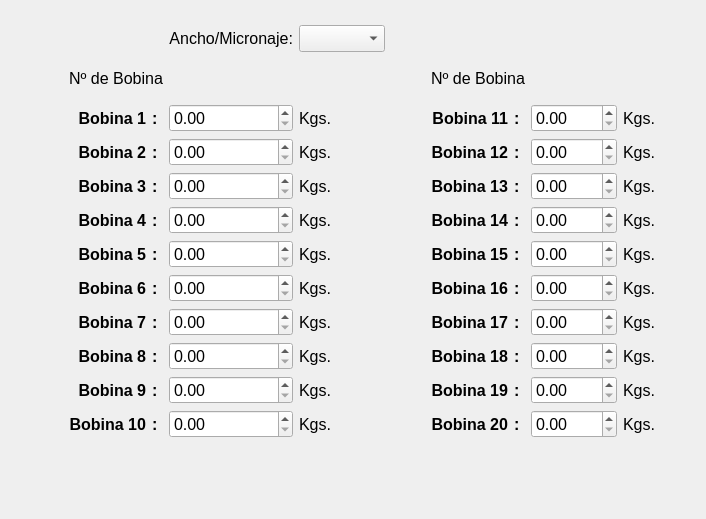
<?xml version="1.0" encoding="UTF-8"?>
<ui version="4.0">
 <class>Extrusora</class>
 <widget class="QWidget" name="Extrusora">
  <property name="geometry">
   <rect>
    <x>0</x>
    <y>0</y>
    <width>706</width>
    <height>519</height>
   </rect>
  </property>
  <property name="windowTitle">
   <string>Form</string>
  </property>
  <layout class="QGridLayout" name="gridLayout_2" rowstretch="1,0,5" columnstretch="0">
   <item row="2" column="0">
    <spacer name="verticalSpacer">
     <property name="orientation">
      <enum>Qt::Vertical</enum>
     </property>
     <property name="sizeHint" stdset="0">
      <size>
       <width>20</width>
       <height>40</height>
      </size>
     </property>
    </spacer>
   </item>
   <item row="0" column="0">
    <spacer name="verticalSpacer_2">
     <property name="orientation">
      <enum>Qt::Vertical</enum>
     </property>
     <property name="sizeHint" stdset="0">
      <size>
       <width>20</width>
       <height>40</height>
      </size>
     </property>
    </spacer>
   </item>
   <item row="1" column="0">
    <layout class="QGridLayout" name="gridLayout" columnstretch="2,0,0,0,1,0,0,0,2,0,0">
     <item row="11" column="3">
      <widget class="QDoubleSpinBox" name="doubleSpinBox_10">
       <property name="font">
        <font>
         <pointsize>12</pointsize>
        </font>
       </property>
       <property name="maximum">
        <double>9999.989999999999782</double>
       </property>
      </widget>
     </item>
     <item row="3" column="2">
      <widget class="QLabel" name="label_25">
       <property name="font">
        <font>
         <pointsize>12</pointsize>
         <weight>75</weight>
         <bold>true</bold>
        </font>
       </property>
       <property name="text">
        <string>:</string>
       </property>
      </widget>
     </item>
     <item row="1" column="5">
      <spacer name="verticalSpacer_3">
       <property name="orientation">
        <enum>Qt::Vertical</enum>
       </property>
       <property name="sizeHint" stdset="0">
        <size>
         <width>20</width>
         <height>40</height>
        </size>
       </property>
      </spacer>
     </item>
     <item row="10" column="2">
      <widget class="QLabel" name="label_32">
       <property name="font">
        <font>
         <pointsize>12</pointsize>
         <weight>75</weight>
         <bold>true</bold>
        </font>
       </property>
       <property name="text">
        <string>:</string>
       </property>
      </widget>
     </item>
     <item row="3" column="6">
      <widget class="QLabel" name="label_Bobina12">
       <property name="font">
        <font>
         <pointsize>12</pointsize>
         <weight>75</weight>
         <bold>true</bold>
        </font>
       </property>
       <property name="text">
        <string>Bobina 12</string>
       </property>
       <property name="alignment">
        <set>Qt::AlignRight|Qt::AlignTrailing|Qt::AlignVCenter</set>
       </property>
      </widget>
     </item>
     <item row="7" column="2">
      <widget class="QLabel" name="label_29">
       <property name="font">
        <font>
         <pointsize>12</pointsize>
         <weight>75</weight>
         <bold>true</bold>
        </font>
       </property>
       <property name="text">
        <string>:</string>
       </property>
      </widget>
     </item>
     <item row="9" column="6">
      <widget class="QLabel" name="label_Bobina18">
       <property name="font">
        <font>
         <pointsize>12</pointsize>
         <weight>75</weight>
         <bold>true</bold>
        </font>
       </property>
       <property name="text">
        <string>Bobina 18</string>
       </property>
       <property name="alignment">
        <set>Qt::AlignRight|Qt::AlignTrailing|Qt::AlignVCenter</set>
       </property>
      </widget>
     </item>
     <item row="5" column="3">
      <widget class="QDoubleSpinBox" name="doubleSpinBox_4">
       <property name="font">
        <font>
         <pointsize>12</pointsize>
        </font>
       </property>
       <property name="maximum">
        <double>9999.989999999999782</double>
       </property>
      </widget>
     </item>
     <item row="11" column="2">
      <widget class="QLabel" name="label_33">
       <property name="font">
        <font>
         <pointsize>12</pointsize>
         <weight>75</weight>
         <bold>true</bold>
        </font>
       </property>
       <property name="text">
        <string>:</string>
       </property>
      </widget>
     </item>
     <item row="4" column="1">
      <widget class="QLabel" name="label_Bobina3">
       <property name="font">
        <font>
         <pointsize>12</pointsize>
         <weight>75</weight>
         <bold>true</bold>
        </font>
       </property>
       <property name="text">
        <string>Bobina 3</string>
       </property>
       <property name="alignment">
        <set>Qt::AlignRight|Qt::AlignTrailing|Qt::AlignVCenter</set>
       </property>
      </widget>
     </item>
     <item row="11" column="8">
      <widget class="QDoubleSpinBox" name="doubleSpinBox_20">
       <property name="font">
        <font>
         <pointsize>12</pointsize>
        </font>
       </property>
       <property name="maximum">
        <double>9999.989999999999782</double>
       </property>
      </widget>
     </item>
     <item row="11" column="4">
      <widget class="QLabel" name="label_10">
       <property name="font">
        <font>
         <pointsize>12</pointsize>
        </font>
       </property>
       <property name="text">
        <string>Kgs.</string>
       </property>
      </widget>
     </item>
     <item row="6" column="4">
      <widget class="QLabel" name="label_5">
       <property name="font">
        <font>
         <pointsize>12</pointsize>
        </font>
       </property>
       <property name="text">
        <string>Kgs.</string>
       </property>
      </widget>
     </item>
     <item row="10" column="6">
      <widget class="QLabel" name="label_Bobina19">
       <property name="font">
        <font>
         <pointsize>12</pointsize>
         <weight>75</weight>
         <bold>true</bold>
        </font>
       </property>
       <property name="text">
        <string>Bobina 19</string>
       </property>
       <property name="alignment">
        <set>Qt::AlignRight|Qt::AlignTrailing|Qt::AlignVCenter</set>
       </property>
      </widget>
     </item>
     <item row="9" column="4">
      <widget class="QLabel" name="label_8">
       <property name="font">
        <font>
         <pointsize>12</pointsize>
        </font>
       </property>
       <property name="text">
        <string>Kgs.</string>
       </property>
      </widget>
     </item>
     <item row="2" column="3">
      <widget class="QDoubleSpinBox" name="doubleSpinBox_1">
       <property name="font">
        <font>
         <pointsize>12</pointsize>
        </font>
       </property>
       <property name="maximum">
        <double>9999.989999999999782</double>
       </property>
      </widget>
     </item>
     <item row="5" column="6">
      <widget class="QLabel" name="label_Bobina14">
       <property name="font">
        <font>
         <pointsize>12</pointsize>
         <weight>75</weight>
         <bold>true</bold>
        </font>
       </property>
       <property name="text">
        <string>Bobina 14</string>
       </property>
       <property name="alignment">
        <set>Qt::AlignRight|Qt::AlignTrailing|Qt::AlignVCenter</set>
       </property>
      </widget>
     </item>
     <item row="4" column="2">
      <widget class="QLabel" name="label_26">
       <property name="font">
        <font>
         <pointsize>12</pointsize>
         <weight>75</weight>
         <bold>true</bold>
        </font>
       </property>
       <property name="text">
        <string>:</string>
       </property>
      </widget>
     </item>
     <item row="0" column="3">
      <widget class="QLabel" name="label_21">
       <property name="font">
        <font>
         <pointsize>12</pointsize>
        </font>
       </property>
       <property name="text">
        <string>Ancho/Micronaje:</string>
       </property>
       <property name="alignment">
        <set>Qt::AlignRight|Qt::AlignTrailing|Qt::AlignVCenter</set>
       </property>
      </widget>
     </item>
     <item row="10" column="8">
      <widget class="QDoubleSpinBox" name="doubleSpinBox_19">
       <property name="font">
        <font>
         <pointsize>12</pointsize>
        </font>
       </property>
       <property name="maximum">
        <double>9999.989999999999782</double>
       </property>
      </widget>
     </item>
     <item row="3" column="1">
      <widget class="QLabel" name="label_Bobina2">
       <property name="font">
        <font>
         <pointsize>12</pointsize>
         <weight>75</weight>
         <bold>true</bold>
        </font>
       </property>
       <property name="text">
        <string>Bobina 2</string>
       </property>
       <property name="alignment">
        <set>Qt::AlignRight|Qt::AlignTrailing|Qt::AlignVCenter</set>
       </property>
      </widget>
     </item>
     <item row="6" column="9">
      <widget class="QLabel" name="label_15">
       <property name="font">
        <font>
         <pointsize>12</pointsize>
        </font>
       </property>
       <property name="text">
        <string>Kgs.</string>
       </property>
      </widget>
     </item>
     <item row="11" column="6">
      <widget class="QLabel" name="label_Bobina20">
       <property name="font">
        <font>
         <pointsize>12</pointsize>
         <weight>75</weight>
         <bold>true</bold>
        </font>
       </property>
       <property name="text">
        <string>Bobina 20</string>
       </property>
       <property name="alignment">
        <set>Qt::AlignRight|Qt::AlignTrailing|Qt::AlignVCenter</set>
       </property>
      </widget>
     </item>
     <item row="8" column="8">
      <widget class="QDoubleSpinBox" name="doubleSpinBox_17">
       <property name="font">
        <font>
         <pointsize>12</pointsize>
        </font>
       </property>
       <property name="maximum">
        <double>9999.989999999999782</double>
       </property>
      </widget>
     </item>
     <item row="9" column="3">
      <widget class="QDoubleSpinBox" name="doubleSpinBox_8">
       <property name="font">
        <font>
         <pointsize>12</pointsize>
        </font>
       </property>
       <property name="maximum">
        <double>9999.989999999999782</double>
       </property>
      </widget>
     </item>
     <item row="8" column="9">
      <widget class="QLabel" name="label_17">
       <property name="font">
        <font>
         <pointsize>12</pointsize>
        </font>
       </property>
       <property name="text">
        <string>Kgs.</string>
       </property>
      </widget>
     </item>
     <item row="9" column="2">
      <widget class="QLabel" name="label_31">
       <property name="font">
        <font>
         <pointsize>12</pointsize>
         <weight>75</weight>
         <bold>true</bold>
        </font>
       </property>
       <property name="text">
        <string>:</string>
       </property>
      </widget>
     </item>
     <item row="9" column="9">
      <widget class="QLabel" name="label_18">
       <property name="font">
        <font>
         <pointsize>12</pointsize>
        </font>
       </property>
       <property name="text">
        <string>Kgs.</string>
       </property>
      </widget>
     </item>
     <item row="8" column="3">
      <widget class="QDoubleSpinBox" name="doubleSpinBox_7">
       <property name="font">
        <font>
         <pointsize>12</pointsize>
        </font>
       </property>
       <property name="maximum">
        <double>9999.989999999999782</double>
       </property>
      </widget>
     </item>
     <item row="5" column="8">
      <widget class="QDoubleSpinBox" name="doubleSpinBox_14">
       <property name="font">
        <font>
         <pointsize>12</pointsize>
        </font>
       </property>
       <property name="maximum">
        <double>9999.989999999999782</double>
       </property>
      </widget>
     </item>
     <item row="2" column="8">
      <widget class="QDoubleSpinBox" name="doubleSpinBox_11">
       <property name="font">
        <font>
         <pointsize>12</pointsize>
        </font>
       </property>
       <property name="maximum">
        <double>9999.989999999999782</double>
       </property>
      </widget>
     </item>
     <item row="5" column="4">
      <widget class="QLabel" name="label_4">
       <property name="font">
        <font>
         <pointsize>12</pointsize>
        </font>
       </property>
       <property name="text">
        <string>Kgs.</string>
       </property>
      </widget>
     </item>
     <item row="9" column="8">
      <widget class="QDoubleSpinBox" name="doubleSpinBox_18">
       <property name="font">
        <font>
         <pointsize>12</pointsize>
        </font>
       </property>
       <property name="maximum">
        <double>9999.989999999999782</double>
       </property>
      </widget>
     </item>
     <item row="2" column="10">
      <spacer name="horizontalSpacer_4">
       <property name="orientation">
        <enum>Qt::Horizontal</enum>
       </property>
       <property name="sizeHint" stdset="0">
        <size>
         <width>40</width>
         <height>20</height>
        </size>
       </property>
      </spacer>
     </item>
     <item row="6" column="6">
      <widget class="QLabel" name="label_Bobina15">
       <property name="font">
        <font>
         <pointsize>12</pointsize>
         <weight>75</weight>
         <bold>true</bold>
        </font>
       </property>
       <property name="text">
        <string>Bobina 15</string>
       </property>
       <property name="alignment">
        <set>Qt::AlignRight|Qt::AlignTrailing|Qt::AlignVCenter</set>
       </property>
      </widget>
     </item>
     <item row="2" column="0">
      <spacer name="horizontalSpacer_5">
       <property name="orientation">
        <enum>Qt::Horizontal</enum>
       </property>
       <property name="sizeHint" stdset="0">
        <size>
         <width>40</width>
         <height>20</height>
        </size>
       </property>
      </spacer>
     </item>
     <item row="10" column="4">
      <widget class="QLabel" name="label_9">
       <property name="font">
        <font>
         <pointsize>12</pointsize>
        </font>
       </property>
       <property name="text">
        <string>Kgs.</string>
       </property>
      </widget>
     </item>
     <item row="5" column="9">
      <widget class="QLabel" name="label_14">
       <property name="font">
        <font>
         <pointsize>12</pointsize>
        </font>
       </property>
       <property name="text">
        <string>Kgs.</string>
       </property>
      </widget>
     </item>
     <item row="3" column="8">
      <widget class="QDoubleSpinBox" name="doubleSpinBox_12">
       <property name="font">
        <font>
         <pointsize>12</pointsize>
        </font>
       </property>
       <property name="maximum">
        <double>9999.989999999999782</double>
       </property>
      </widget>
     </item>
     <item row="5" column="1">
      <widget class="QLabel" name="label_Bobina4">
       <property name="font">
        <font>
         <pointsize>12</pointsize>
         <weight>75</weight>
         <bold>true</bold>
        </font>
       </property>
       <property name="text">
        <string>Bobina 4</string>
       </property>
       <property name="alignment">
        <set>Qt::AlignRight|Qt::AlignTrailing|Qt::AlignVCenter</set>
       </property>
      </widget>
     </item>
     <item row="6" column="2">
      <widget class="QLabel" name="label_28">
       <property name="font">
        <font>
         <pointsize>12</pointsize>
         <weight>75</weight>
         <bold>true</bold>
        </font>
       </property>
       <property name="text">
        <string>:</string>
       </property>
      </widget>
     </item>
     <item row="3" column="4">
      <widget class="QLabel" name="label_2">
       <property name="font">
        <font>
         <pointsize>12</pointsize>
        </font>
       </property>
       <property name="text">
        <string>Kgs.</string>
       </property>
      </widget>
     </item>
     <item row="8" column="1">
      <widget class="QLabel" name="label_Bobina7">
       <property name="font">
        <font>
         <pointsize>12</pointsize>
         <weight>75</weight>
         <bold>true</bold>
        </font>
       </property>
       <property name="text">
        <string>Bobina 7</string>
       </property>
       <property name="alignment">
        <set>Qt::AlignRight|Qt::AlignTrailing|Qt::AlignVCenter</set>
       </property>
      </widget>
     </item>
     <item row="7" column="4">
      <widget class="QLabel" name="label_6">
       <property name="font">
        <font>
         <pointsize>12</pointsize>
        </font>
       </property>
       <property name="text">
        <string>Kgs.</string>
       </property>
      </widget>
     </item>
     <item row="2" column="2">
      <widget class="QLabel" name="label_24">
       <property name="font">
        <font>
         <pointsize>12</pointsize>
         <weight>75</weight>
         <bold>true</bold>
        </font>
       </property>
       <property name="text">
        <string>:</string>
       </property>
      </widget>
     </item>
     <item row="10" column="9">
      <widget class="QLabel" name="label_19">
       <property name="font">
        <font>
         <pointsize>12</pointsize>
        </font>
       </property>
       <property name="text">
        <string>Kgs.</string>
       </property>
      </widget>
     </item>
     <item row="4" column="9">
      <widget class="QLabel" name="label_13">
       <property name="font">
        <font>
         <pointsize>12</pointsize>
        </font>
       </property>
       <property name="text">
        <string>Kgs.</string>
       </property>
      </widget>
     </item>
     <item row="3" column="3">
      <widget class="QDoubleSpinBox" name="doubleSpinBox_2">
       <property name="font">
        <font>
         <pointsize>12</pointsize>
        </font>
       </property>
       <property name="maximum">
        <double>9999.989999999999782</double>
       </property>
      </widget>
     </item>
     <item row="0" column="4">
      <widget class="QComboBox" name="comboBox">
       <property name="font">
        <font>
         <pointsize>12</pointsize>
        </font>
       </property>
      </widget>
     </item>
     <item row="4" column="8">
      <widget class="QDoubleSpinBox" name="doubleSpinBox_13">
       <property name="font">
        <font>
         <pointsize>12</pointsize>
        </font>
       </property>
       <property name="maximum">
        <double>9999.989999999999782</double>
       </property>
      </widget>
     </item>
     <item row="4" column="4">
      <widget class="QLabel" name="label_3">
       <property name="font">
        <font>
         <pointsize>12</pointsize>
        </font>
       </property>
       <property name="text">
        <string>Kgs.</string>
       </property>
      </widget>
     </item>
     <item row="2" column="5">
      <spacer name="horizontalSpacer">
       <property name="orientation">
        <enum>Qt::Horizontal</enum>
       </property>
       <property name="sizeHint" stdset="0">
        <size>
         <width>40</width>
         <height>20</height>
        </size>
       </property>
      </spacer>
     </item>
     <item row="2" column="9">
      <widget class="QLabel" name="label_11">
       <property name="font">
        <font>
         <pointsize>12</pointsize>
        </font>
       </property>
       <property name="text">
        <string>Kgs.</string>
       </property>
      </widget>
     </item>
     <item row="10" column="3">
      <widget class="QDoubleSpinBox" name="doubleSpinBox_9">
       <property name="font">
        <font>
         <pointsize>12</pointsize>
        </font>
       </property>
       <property name="maximum">
        <double>9999.989999999999782</double>
       </property>
      </widget>
     </item>
     <item row="6" column="8">
      <widget class="QDoubleSpinBox" name="doubleSpinBox_15">
       <property name="font">
        <font>
         <pointsize>12</pointsize>
        </font>
       </property>
       <property name="maximum">
        <double>9999.989999999999782</double>
       </property>
      </widget>
     </item>
     <item row="4" column="6">
      <widget class="QLabel" name="label_Bobina13">
       <property name="font">
        <font>
         <pointsize>12</pointsize>
         <weight>75</weight>
         <bold>true</bold>
        </font>
       </property>
       <property name="text">
        <string>Bobina 13</string>
       </property>
       <property name="alignment">
        <set>Qt::AlignRight|Qt::AlignTrailing|Qt::AlignVCenter</set>
       </property>
      </widget>
     </item>
     <item row="11" column="1">
      <widget class="QLabel" name="label_Bobina10">
       <property name="font">
        <font>
         <pointsize>12</pointsize>
         <weight>75</weight>
         <bold>true</bold>
        </font>
       </property>
       <property name="text">
        <string>Bobina 10</string>
       </property>
       <property name="alignment">
        <set>Qt::AlignRight|Qt::AlignTrailing|Qt::AlignVCenter</set>
       </property>
      </widget>
     </item>
     <item row="9" column="1">
      <widget class="QLabel" name="label_Bobina8">
       <property name="font">
        <font>
         <pointsize>12</pointsize>
         <weight>75</weight>
         <bold>true</bold>
        </font>
       </property>
       <property name="text">
        <string>Bobina 8</string>
       </property>
       <property name="alignment">
        <set>Qt::AlignRight|Qt::AlignTrailing|Qt::AlignVCenter</set>
       </property>
      </widget>
     </item>
     <item row="1" column="1" colspan="2">
      <widget class="QLabel" name="label_22">
       <property name="font">
        <font>
         <pointsize>12</pointsize>
        </font>
       </property>
       <property name="text">
        <string>Nº de Bobina</string>
       </property>
       <property name="alignment">
        <set>Qt::AlignCenter</set>
       </property>
      </widget>
     </item>
     <item row="8" column="4">
      <widget class="QLabel" name="label_7">
       <property name="font">
        <font>
         <pointsize>12</pointsize>
        </font>
       </property>
       <property name="text">
        <string>Kgs.</string>
       </property>
      </widget>
     </item>
     <item row="6" column="1">
      <widget class="QLabel" name="label_Bobina5">
       <property name="font">
        <font>
         <pointsize>12</pointsize>
         <weight>75</weight>
         <bold>true</bold>
        </font>
       </property>
       <property name="text">
        <string>Bobina 5</string>
       </property>
       <property name="alignment">
        <set>Qt::AlignRight|Qt::AlignTrailing|Qt::AlignVCenter</set>
       </property>
      </widget>
     </item>
     <item row="11" column="9">
      <widget class="QLabel" name="label_20">
       <property name="font">
        <font>
         <pointsize>12</pointsize>
        </font>
       </property>
       <property name="text">
        <string>Kgs.</string>
       </property>
      </widget>
     </item>
     <item row="10" column="1">
      <widget class="QLabel" name="label_Bobina9">
       <property name="font">
        <font>
         <pointsize>12</pointsize>
         <weight>75</weight>
         <bold>true</bold>
        </font>
       </property>
       <property name="text">
        <string>Bobina 9</string>
       </property>
       <property name="alignment">
        <set>Qt::AlignRight|Qt::AlignTrailing|Qt::AlignVCenter</set>
       </property>
      </widget>
     </item>
     <item row="7" column="1">
      <widget class="QLabel" name="label_Bobina6">
       <property name="font">
        <font>
         <pointsize>12</pointsize>
         <weight>75</weight>
         <bold>true</bold>
        </font>
       </property>
       <property name="text">
        <string>Bobina 6</string>
       </property>
       <property name="alignment">
        <set>Qt::AlignRight|Qt::AlignTrailing|Qt::AlignVCenter</set>
       </property>
      </widget>
     </item>
     <item row="6" column="3">
      <widget class="QDoubleSpinBox" name="doubleSpinBox_5">
       <property name="font">
        <font>
         <pointsize>12</pointsize>
        </font>
       </property>
       <property name="maximum">
        <double>9999.989999999999782</double>
       </property>
      </widget>
     </item>
     <item row="2" column="1">
      <widget class="QLabel" name="label_Bobina1">
       <property name="font">
        <font>
         <pointsize>12</pointsize>
         <weight>75</weight>
         <bold>true</bold>
        </font>
       </property>
       <property name="text">
        <string>Bobina 1</string>
       </property>
       <property name="textFormat">
        <enum>Qt::MarkdownText</enum>
       </property>
       <property name="alignment">
        <set>Qt::AlignRight|Qt::AlignTrailing|Qt::AlignVCenter</set>
       </property>
      </widget>
     </item>
     <item row="7" column="9">
      <widget class="QLabel" name="label_16">
       <property name="font">
        <font>
         <pointsize>12</pointsize>
        </font>
       </property>
       <property name="text">
        <string>Kgs.</string>
       </property>
      </widget>
     </item>
     <item row="2" column="6">
      <widget class="QLabel" name="label_Bobina11">
       <property name="font">
        <font>
         <pointsize>12</pointsize>
         <weight>75</weight>
         <bold>true</bold>
        </font>
       </property>
       <property name="text">
        <string>Bobina 11</string>
       </property>
       <property name="alignment">
        <set>Qt::AlignRight|Qt::AlignTrailing|Qt::AlignVCenter</set>
       </property>
      </widget>
     </item>
     <item row="7" column="3">
      <widget class="QDoubleSpinBox" name="doubleSpinBox_6">
       <property name="font">
        <font>
         <pointsize>12</pointsize>
        </font>
       </property>
       <property name="maximum">
        <double>9999.989999999999782</double>
       </property>
      </widget>
     </item>
     <item row="7" column="8">
      <widget class="QDoubleSpinBox" name="doubleSpinBox_16">
       <property name="font">
        <font>
         <pointsize>12</pointsize>
        </font>
       </property>
       <property name="maximum">
        <double>9999.989999999999782</double>
       </property>
      </widget>
     </item>
     <item row="3" column="9">
      <widget class="QLabel" name="label_12">
       <property name="font">
        <font>
         <pointsize>12</pointsize>
        </font>
       </property>
       <property name="text">
        <string>Kgs.</string>
       </property>
      </widget>
     </item>
     <item row="5" column="2">
      <widget class="QLabel" name="label_27">
       <property name="font">
        <font>
         <pointsize>12</pointsize>
         <weight>75</weight>
         <bold>true</bold>
        </font>
       </property>
       <property name="text">
        <string>:</string>
       </property>
      </widget>
     </item>
     <item row="4" column="3">
      <widget class="QDoubleSpinBox" name="doubleSpinBox_3">
       <property name="font">
        <font>
         <pointsize>12</pointsize>
        </font>
       </property>
       <property name="maximum">
        <double>9999.989999999999782</double>
       </property>
      </widget>
     </item>
     <item row="2" column="4">
      <widget class="QLabel" name="label">
       <property name="font">
        <font>
         <pointsize>12</pointsize>
        </font>
       </property>
       <property name="text">
        <string>Kgs.</string>
       </property>
      </widget>
     </item>
     <item row="8" column="6">
      <widget class="QLabel" name="label_Bobina17">
       <property name="font">
        <font>
         <pointsize>12</pointsize>
         <weight>75</weight>
         <bold>true</bold>
        </font>
       </property>
       <property name="text">
        <string>Bobina 17</string>
       </property>
       <property name="alignment">
        <set>Qt::AlignRight|Qt::AlignTrailing|Qt::AlignVCenter</set>
       </property>
      </widget>
     </item>
     <item row="8" column="2">
      <widget class="QLabel" name="label_30">
       <property name="font">
        <font>
         <pointsize>12</pointsize>
         <weight>75</weight>
         <bold>true</bold>
        </font>
       </property>
       <property name="text">
        <string>:</string>
       </property>
      </widget>
     </item>
     <item row="7" column="6">
      <widget class="QLabel" name="label_Bobina16">
       <property name="font">
        <font>
         <pointsize>12</pointsize>
         <weight>75</weight>
         <bold>true</bold>
        </font>
       </property>
       <property name="text">
        <string>Bobina 16</string>
       </property>
       <property name="alignment">
        <set>Qt::AlignRight|Qt::AlignTrailing|Qt::AlignVCenter</set>
       </property>
      </widget>
     </item>
     <item row="2" column="7">
      <widget class="QLabel" name="label_34">
       <property name="font">
        <font>
         <pointsize>12</pointsize>
         <weight>75</weight>
         <bold>true</bold>
        </font>
       </property>
       <property name="text">
        <string>:</string>
       </property>
      </widget>
     </item>
     <item row="1" column="6" colspan="2">
      <widget class="QLabel" name="label_23">
       <property name="font">
        <font>
         <pointsize>12</pointsize>
        </font>
       </property>
       <property name="text">
        <string>Nº de Bobina</string>
       </property>
       <property name="alignment">
        <set>Qt::AlignCenter</set>
       </property>
      </widget>
     </item>
     <item row="3" column="7">
      <widget class="QLabel" name="label_35">
       <property name="font">
        <font>
         <pointsize>12</pointsize>
         <weight>75</weight>
         <bold>true</bold>
        </font>
       </property>
       <property name="text">
        <string>:</string>
       </property>
      </widget>
     </item>
     <item row="4" column="7">
      <widget class="QLabel" name="label_36">
       <property name="font">
        <font>
         <pointsize>12</pointsize>
         <weight>75</weight>
         <bold>true</bold>
        </font>
       </property>
       <property name="text">
        <string>:</string>
       </property>
      </widget>
     </item>
     <item row="5" column="7">
      <widget class="QLabel" name="label_37">
       <property name="font">
        <font>
         <pointsize>12</pointsize>
         <weight>75</weight>
         <bold>true</bold>
        </font>
       </property>
       <property name="text">
        <string>:</string>
       </property>
      </widget>
     </item>
     <item row="6" column="7">
      <widget class="QLabel" name="label_38">
       <property name="font">
        <font>
         <pointsize>12</pointsize>
         <weight>75</weight>
         <bold>true</bold>
        </font>
       </property>
       <property name="text">
        <string>:</string>
       </property>
      </widget>
     </item>
     <item row="7" column="7">
      <widget class="QLabel" name="label_39">
       <property name="font">
        <font>
         <pointsize>12</pointsize>
         <weight>75</weight>
         <bold>true</bold>
        </font>
       </property>
       <property name="text">
        <string>:</string>
       </property>
      </widget>
     </item>
     <item row="8" column="7">
      <widget class="QLabel" name="label_40">
       <property name="font">
        <font>
         <pointsize>12</pointsize>
         <weight>75</weight>
         <bold>true</bold>
        </font>
       </property>
       <property name="text">
        <string>:</string>
       </property>
      </widget>
     </item>
     <item row="9" column="7">
      <widget class="QLabel" name="label_41">
       <property name="font">
        <font>
         <pointsize>12</pointsize>
         <weight>75</weight>
         <bold>true</bold>
        </font>
       </property>
       <property name="text">
        <string>:</string>
       </property>
      </widget>
     </item>
     <item row="10" column="7">
      <widget class="QLabel" name="label_42">
       <property name="font">
        <font>
         <pointsize>12</pointsize>
         <weight>75</weight>
         <bold>true</bold>
        </font>
       </property>
       <property name="text">
        <string>:</string>
       </property>
      </widget>
     </item>
     <item row="11" column="7">
      <widget class="QLabel" name="label_43">
       <property name="font">
        <font>
         <pointsize>12</pointsize>
         <weight>75</weight>
         <bold>true</bold>
        </font>
       </property>
       <property name="text">
        <string>:</string>
       </property>
      </widget>
     </item>
    </layout>
   </item>
  </layout>
 </widget>
 <tabstops>
  <tabstop>comboBox</tabstop>
  <tabstop>doubleSpinBox_1</tabstop>
  <tabstop>doubleSpinBox_2</tabstop>
  <tabstop>doubleSpinBox_3</tabstop>
  <tabstop>doubleSpinBox_4</tabstop>
  <tabstop>doubleSpinBox_5</tabstop>
  <tabstop>doubleSpinBox_6</tabstop>
  <tabstop>doubleSpinBox_7</tabstop>
  <tabstop>doubleSpinBox_8</tabstop>
  <tabstop>doubleSpinBox_9</tabstop>
  <tabstop>doubleSpinBox_10</tabstop>
  <tabstop>doubleSpinBox_11</tabstop>
  <tabstop>doubleSpinBox_12</tabstop>
  <tabstop>doubleSpinBox_13</tabstop>
  <tabstop>doubleSpinBox_14</tabstop>
  <tabstop>doubleSpinBox_15</tabstop>
  <tabstop>doubleSpinBox_16</tabstop>
  <tabstop>doubleSpinBox_17</tabstop>
  <tabstop>doubleSpinBox_18</tabstop>
  <tabstop>doubleSpinBox_19</tabstop>
  <tabstop>doubleSpinBox_20</tabstop>
 </tabstops>
 <resources/>
 <connections/>
</ui>
